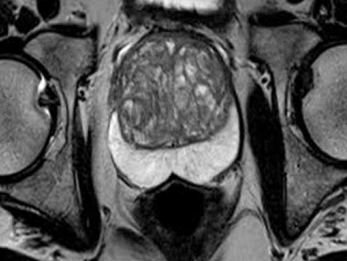
#> input picture image.png, 347 x 261 px
$ python orb.py
#> lines starting #> are read from the running program, lines starting #| are printed output that depends on the picture
import cv2
img = cv2.imread('image.png', 0)
#> img is the input picture: shape (261, 347); min 0, max 255, mean 83

orb = cv2.ORB_create()

keypoints, descriptor = orb.detectAndCompute(img, None)
#> keypoints = 483 keypoints; strongest (x, y, size): (43, 78, 31), (45, 82, 44.6), (42, 77, 37.2), (173, 173, 53.6)

img_draw = cv2.drawKeypoints(img, keypoints, None, flags=cv2.DRAW_MATCHES_FLAGS_DRAW_RICH_KEYPOINTS)
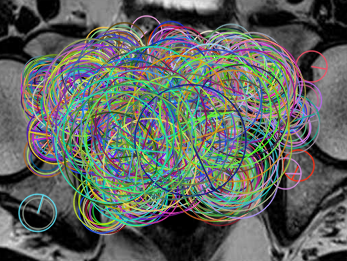
#> img_draw: shape (261, 347, 3); mean of channels 0, 1, 2 96.1, 101.5, 95; drawn as B, G, R
cv2.imshow('ORB', img_draw)
cv2.waitKey()
cv2.destroyAllWindows()
